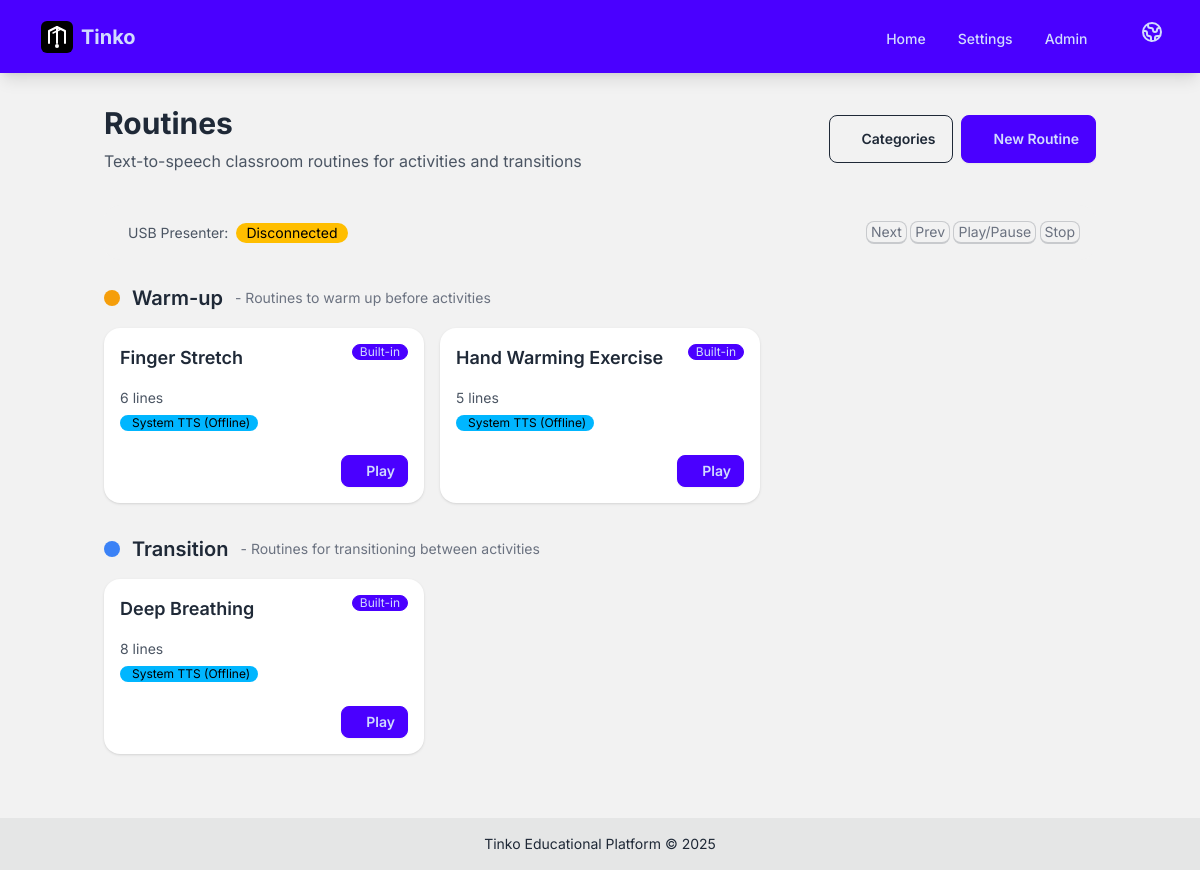
/plugins/edupi/routines/, run on the app's committed database.
### plugins/edupi/routines/models.py (models this page shows, shortened)
class RoutineCategory(models.Model):
    class CategoryType(models.TextChoices):
        WARM_UP = "warm_up", _("Warm-up")
        TRANSITION = "transition", _("Transition")
        COOLDOWN = "cooldown", _("Cooldown")
        CUSTOM = "custom", _("Custom")
    category_type = models.CharField(
        max_length=20,
        choices=CategoryType.choices,
        default=CategoryType.CUSTOM,
        unique=True,
        help_text=_("Type of routine category"),
    )
    name = models.CharField(
        max_length=100,
        help_text=_("Display name for this category"),
    )
    description = models.TextField(
        blank=True,
        help_text=_("Description of this category"),
    )
    display_color = models.CharField(
        max_length=7,
        default="#3B82F6",
        help_text=_("Hex color for this category"),
    )
    order = models.PositiveIntegerField(
        default=0,
        help_text=_("Display order (lower numbers first)"),
    )
    is_active = models.BooleanField(
        default=True,
        help_text=_("Whether this category is active"),
    )
    created_at = models.DateTimeField(auto_now_add=True)
    updated_at = models.DateTimeField(auto_now=True)
    class Meta:
        app_label = "edupi_routines"
        verbose_name = _("Routine Category")
        verbose_name_plural = _("Routine Categories")
        ordering = ["order", "name"]

class Routine(models.Model):
    class TTSEngine(models.TextChoices):
        PYTTSX3 = "pyttsx3", _("System TTS (Offline)")
        EDGE_TTS = "edge_tts", _("Edge TTS (High Quality)")
        GTTS = "gtts", _("Google TTS (Online)")
        NONE = "none", _("Use Uploaded Audio")
    title = models.CharField(
        max_length=200,
        help_text=_("Title of the routine"),
    )
    content = models.TextField(
        help_text=_("Routine text content (one line per instruction)"),
    )
    category = models.ForeignKey(
        RoutineCategory,
        on_delete=models.SET_NULL,
        null=True,
        blank=True,
        related_name="routines",
        help_text=_("Category this routine belongs to"),
    )
    audio_file = models.FileField(
        upload_to=routine_audio_path,
        blank=True,
        null=True,
        help_text=_("Upload MP3/WAV file (optional, overrides TTS)"),
    )
    tts_engine = models.CharField(
        max_length=20,
        choices=TTSEngine.choices,
        default=TTSEngine.PYTTSX3,
        help_text=_("Text-to-speech engine to use"),
    )
    tts_speed = models.FloatField(
        default=1.0,
        help_text=_("TTS speed multiplier (0.5 = slow, 2.0 = fast)"),
    )
    tts_voice = models.CharField(
        max_length=100,
        blank=True,
        help_text=_("Voice name (engine-specific)"),
    )
    tts_language = models.CharField(
        max_length=10,
        default="en",
        help_text=_("Language code (e.g., 'en', 'ro', 'es')"),
    )
    is_pre_built = models.BooleanField(
        default=False,
        help_text=_("Whether this is a built-in routine"),
    )
    is_active = models.BooleanField(
        default=True,
        help_text=_("Whether this routine is active"),
    )
    created_at = models.DateTimeField(auto_now_add=True)
    updated_at = models.DateTimeField(auto_now=True)
    class Meta:
        app_label = "edupi_routines"
        verbose_name = _("Routine")
        verbose_name_plural = _("Routines")
        ordering = ["-is_pre_built", "category__order", "title"]
    def get_lines(self):
        if not self.content:
            return []
        return [line.strip() for line in self.content.split("\n") if line.strip()]
    def get_line_count(self):
        return len(self.get_lines())
    def has_custom_audio(self):
        return bool(self.audio_file) and os.path.exists(self.audio_file.path)

### plugins/edupi/routines/views.py (the view)
# urls.py: path("", views.RoutinesDashboardView.as_view(), name="dashboard"),
class RoutinesDashboardView(View):
    def get(self, request):
        categories = RoutineCategory.objects.filter(is_active=True).order_by("order")
        routines_by_category = {}
        for category in categories:
            routines = Routine.objects.filter(
                category=category, is_active=True
            ).order_by("title")
            if routines.exists():
                routines_by_category[category] = routines
        uncategorized = Routine.objects.filter(
            category=None, is_active=True, is_pre_built=False
        ).order_by("title")
        active_session = routine_player.get_session()
        context = {
            "title": _("Routines"),
            "categories": categories,
            "routines_by_category": routines_by_category,
            "uncategorized": uncategorized,
            "active_session": active_session,
            "is_playing": routine_player.is_playing(),
            "is_paused": routine_player.is_paused(),
        }
        return render(request, "routines/dashboard.html", context)

### plugins/edupi/routines/services/routine_player.py (called while the page is built)
    def is_playing(self) -> bool:
        return (
            self._is_ready
            and self._current_session
            and self._current_session.is_playing()
        )

    def is_paused(self) -> bool:
        return (
            self._is_ready
            and self._current_session
            and self._current_session.is_paused()
        )

    def get_session(self):
        return self._current_session

### plugins/edupi/routines/templates/routines/dashboard.html (shortened to what this page needs)
{% extends "base.html" %}
{% load i18n %}
{% block content %}
<div class="container mx-auto px-4 py-8">
    <div class="flex justify-between items-center mb-8">
        <div>
            <h1 class="text-3xl font-bold">{% trans "Routines" %}</h1>
            <p class="text-gray-600 mt-2">
                {% trans "Text-to-speech classroom routines for activities and transitions" %}
            </p>
        </div>
        <div class="flex gap-2">
            <a href="{% url 'routines:category_list' %}" class="btn btn-outline">
                {% trans "Categories" %}
            </a>
            <a href="{% url 'routines:routine_create' %}" class="btn btn-primary">
                {% trans "New Routine" %}
            </a>
        </div>
    </div>
    <div class="card bg-base-200 mb-6">
        <div class="card-body p-4">
            <div class="flex justify-between items-center">
                <div class="flex items-center gap-2">
                    <span class="text-sm text-gray-600">{% trans "USB Presenter:" %}</span>
                    <span id="presenter-status" class="badge badge-ghost">
                    </span>
                </div>
                <div class="text-xs text-gray-500">
                    <span class="kbd kbd-sm">{% trans "Next" %}</span>
                    <span class="kbd kbd-sm">{% trans "Prev" %}</span>
                    <span class="kbd kbd-sm">{% trans "Play/Pause" %}</span>
                    <span class="kbd kbd-sm">{% trans "Stop" %}</span>
                </div>
            </div>
        </div>
    </div>
    {% if routines_by_category %}
        {% for category, routines in routines_by_category.items %}
        <div class="mb-8">
            <div class="flex items-center gap-3 mb-4">
                <div class="w-4 h-4 rounded-full" style="background-color: {{ category.display_color }};"></div>
                <h2 class="text-xl font-semibold">{{ category.name }}</h2>
                {% if category.description %}
                <span class="text-sm text-gray-500">- {{ category.description }}</span>
                {% endif %}
            </div>
            <div class="grid grid-cols-1 md:grid-cols-2 lg:grid-cols-3 gap-4">
                {% for routine in routines %}
                <div class="card bg-base-100 shadow hover:shadow-lg transition-shadow">
                    <div class="card-body p-4">
                        <div class="flex justify-between items-start">
                            <h3 class="card-title text-lg">{{ routine.title }}</h3>
                            {% if routine.is_pre_built %}
                            <span class="badge badge-sm badge-primary">{% trans "Built-in" %}</span>
                            {% endif %}
                        </div>
                        <div class="text-sm text-gray-600 mt-2">
                            <p>{{ routine.get_line_count }} {% trans "lines" %}</p>
                            {% if routine.has_custom_audio %}
                            <span class="badge badge-sm badge-success mt-1">
                                <i class="fas fa-music mr-1"></i>{% trans "Audio file" %}
                            </span>
                            {% else %}
                            <span class="badge badge-sm badge-info mt-1">
                                {{ routine.get_tts_engine_display }}
                            </span>
                            {% endif %}
                        </div>
                        <div class="card-actions justify-end mt-4">
                            <a href="{% url 'routines:routine_player' routine.id %}" class="btn btn-primary btn-sm">
                                {% trans "Play" %}
                            </a>
                        </div>
                    </div>
                </div>
                {% endfor %}
            </div>
        </div>
        {% endfor %}
    {% endif %}
</div>
{% endblock %}

### templates/base.html (style rules this page uses)
body { font-family: 'Inter', sans-serif; }

### data on the page
RoutineCategory: name "Warm-up", description "Routines to warm up before activities"
Routine: title "Finger Stretch", get_line_count "6", tts_engine "System TTS (Offline)"
Routine: title "Hand Warming Exercise", get_line_count "5", tts_engine "System TTS (Offline)"
RoutineCategory: name "Transition", description "Routines for transitioning between activities"
Routine: title "Deep Breathing", get_line_count "8", tts_engine "System TTS (Offline)"
